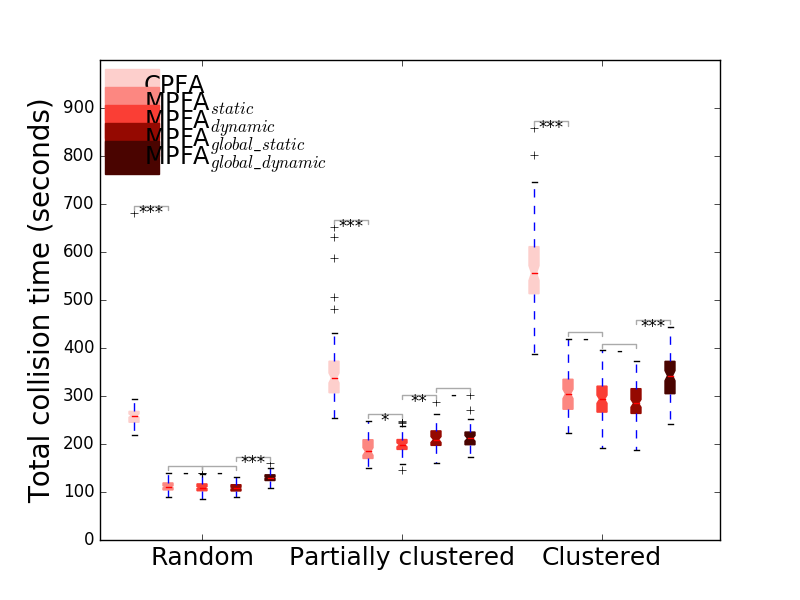

The script that saved this image:
import pdb
import numpy as np
import matplotlib.pyplot as plt
from pylab import *
#from scipy import stats
import scipy.stats

def get_data_from_file(filename):
    ''' read data from file into a list'''
    f = open(filename)
    filecontents = f.readlines()
    table = [line.strip('\n') for line in filecontents]
    f.close()
    return table

def get_multiple_data(files):
    datas=[]
    for f in files:
        data = get_data_from_file(f)
        result = compute_overall_collision_data(data)
        datas.append(result)
    return datas


def compute_overall_collision_data(datas):
    words=datas[0].replace(",","").split()
    if words[0]!='tags_collected':
        print "the data may not correct!"
        return
    collision=[]
    forage = [] 
    for line in datas[1:]:
        words =line.replace(",","").split()
        collision.append(float(words[1]))
        #forage.append(float(words[2]))
    #return np.array(collision), np.array(forage)
    return np.array(collision)

def compute_mean_std(fileNames):
    means, stds=[], []
    for fileName in fileNames:
        datas = get_data_from_file(fileName)
        collision, forage = compute_overall_collision_data(datas)
        #values = collision/(forage*60)
        values = collision
        mean, std = np.mean(values), np.std(values)
        means.append(mean)
        stds.append(std)
    return means, stds

def stars(p):
    #if p < 0.0001:
    #    return "****"
    #elif (p < 0.001):
    if (p < 0.001):
        return "***"
    elif (p < 0.01):
        return "**"
    elif (p < 0.05):
        return "*"
    else:
        return "-"

def plot_stars(handle, datas, ind, width):
    Y = np.array(datas).transpose()
    i = 0
    for y in Y:
        j = 1
        for idx in range(len(y)-1):
            y1 = y[idx]
            y2 = y[idx+1]
            z, p = scipy.stats.mannwhitneyu(y1, y2)
            p_value = p * 2
            s = stars(p)
    
            y_max = np.max(np.concatenate((y1, y2)))
            y_min = np.min(np.concatenate((y1, y2)))
    
            handle.annotate("", xy=(ind[i]+j*width, y_max), xycoords='data',
                xytext=(ind[i]+(j+1)*width, y_max), textcoords='data',
                arrowprops=dict(arrowstyle="-", ec='#aaaaaa',
                            connectionstyle="bar,fraction=0.2"))
            #handle.text(ind[i]+(j+0.5)*width, y_max + abs(y_max - y_min)*0.1, stars(p_value),
            handle.text(ind[i]+(j+0.5)*width, y_max, stars(p_value),
                horizontalalignment='center',
                verticalalignment='center') 
            j+=1
        i+=1

datas=[]
#CPFA
fileNames = ["random_CPFA_r24_tag384_10by10_iAntTagData.txt", "powerlaw_CPFA_r24_tag384_10by10_iAntTagData.txt", "cluster_CPFA_r24_tag384_10by10_iAntTagData.txt"]
#CPFA_means, CPFA_stds = compute_mean_std(fileNames)
#pdb.set_trace()
datas.append(get_multiple_data(fileNames))

#Static MPFA
fileNames = ["random_static_MPFA_n4_r24_tag384_10by10_iAntTagData.txt", "powerlaw_static_MPFA_n4_r24_tag384_10by10_iAntTagData.txt", "cluster_static_MPFA_n4_r24_tag384_10by10_iAntTagData.txt"]
#MPFA_means, MPFA_stds = compute_mean_std(fileNames)
datas.append(get_multiple_data(fileNames))

#Dynamic MPFA
fileNames = ["random_dynamic_MPFA_n4_r24_tag384_10by10_iAntTagData.txt", "powerlaw_MPFTD_n4_r24_tag384_10by10_iAntTagData.txt", "cluster_dynamic_MPFA_n4_r24_tag384_10by10_iAntTagData.txt"]
#dynamic_MPFA_means, dynamic_MPFA_stds=compute_mean_std(fileNames)
datas.append(get_multiple_data(fileNames))

#static K-means++
fileNames = ["random_static_K-means_n4_r24_tag384_10by10_iAntTagData.txt", "powerlaw_static_K-means_n4_r24_tag384_10by10_iAntTagData.txt", "cluster_static_K-means_n4_r24_tag384_10by10_iAntTagData.txt"]
#K_means_static_means, K_means_static_stds = compute_mean_std(fileNames)
datas.append(get_multiple_data(fileNames))

#K-means dynamic
fileNames = ["random_dynamic_K-means_n4_r24_tag384_10by10_iAntTagData.txt", "powerlaw_K-means_dynamical_n4_r24_tag384_10by10_iAntTagData.txt", "cluster_dynamic_K-means_n4_r24_tag384_10by10_iAntTagData.txt"]
#K_means_dynamic_means, K_means_dynamic_stds = compute_mean_std(fileNames)
datas.append(get_multiple_data(fileNames))

outputFile = open('linearReg_collision.txt', 'w+')
outputFile.write('Slope\t\t\t Intercept\t\t r-squared-value\t\t p-value\t\t stderr\r')
X= [0,1,2,3]


#Y1 = [CPFA_mean[0], nest2_mean[0], nest4_mean[0], nest8_mean[0]]
#Y2= [CPFA_mean[1], nest2_mean[1], nest4_mean[1], nest8_mean[1]]
#Y3= [CPFA_mean[2], nest2_mean[2], nest4_mean[2], nest8_mean[2]]
#YList = [Y1, Y2, Y3]

#for Y in YList:
#    slope, intercept, r_value, p_value, stderr = stats.linregress(X, Y)
#    outputFile.write(str(slope)+'\t\t'+str(intercept)+'\t\t'+str(r_value**2)+'\t\t'+str(p_value)+'\t\t'+str(stderr)+'\r')
#outputFile.close()

width=0.17
N=3
ind = np.arange(N)  # the x locations for the groups
#colors =['#e41a1c', '#377eb8', '#4daf4a', '#984ea3', '#ff7f00']
#colors =['#323232', '#666666', '#999999', '#b2b2b2', '#cccccc'] #gray scale
colors =['#fdcfcc', '#fc8781', '#fa3e35', '#950901', '#4a0400']


fig, axarr = plt.subplots()
Y=datas

counter=1
for y, color in zip(Y, colors):
    rect= axarr.boxplot(y,1, positions =ind+counter*width, patch_artist=True, widths=[0.05]*len(Y[0]))
    plt.setp(rect['boxes'], color=color)
    counter+=1
    print [np.median(ele) for ele in y]  

plot_stars(axarr, datas, ind, width)

plt.figtext(0.14, 0.85, '____',
            backgroundcolor=colors[0], color=colors[0], weight='roman',
            size='large') #size='x-small'
plt.figtext(0.18, 0.845, 'CPFA',
            color='black', weight='roman',
            size='x-large') #size='x-small'


plt.figtext(0.14, 0.82, '____',
            backgroundcolor=colors[1], color=colors[1], weight='roman',
            size='large') #size='x-small'
plt.figtext(0.18, 0.815, 'MPFA$_{static}$',
            color='black', weight='roman',
            size='x-large') #size='x-small'


plt.figtext(0.14, 0.79, '____',
            backgroundcolor=colors[2], color=colors[2], weight='roman',
            size='large') #size='x-small'
plt.figtext(0.18, 0.785, 'MPFA$_{dynamic}$',
            color='black', weight='roman',
            size='x-large') #size='x-small'


plt.figtext(0.14, 0.76, '____',
            backgroundcolor=colors[3], color=colors[3], weight='roman',
            size='large') #size='x-small'
plt.figtext(0.18, 0.755, 'MPFA$_{global\_static}$',
            color='black', weight='roman',
            size='x-large') #size='x-small'


plt.figtext(0.14, 0.73, '____',
            backgroundcolor=colors[4], color=colors[4], weight='roman',
            size='large') #size='x-small'
plt.figtext(0.18, 0.725, 'MPFA$_{global\_dynamic}$',
            color='black', weight='roman',
            size='x-large') #size='x-small'


# add some text for labels, title and axes ticks
axarr.set_ylabel('Total collision time (seconds)', fontsize=20)
#ax.set_title('Collision in each model', fontsize=20)
axarr.set_xlim(0, 3.1)
axarr.set_xticks(ind+3*width)
axarr.set_xticklabels( ('Random','Partially clustered', 'Clustered'), fontsize=18)
axarr.set_ylim([0, 1000])
axarr.set_yticks(np.arange(0, 1000, 100))
#plt.legend( (rect_CPFA[0], rect_MPFA[0], rect_dynamic_MPFA[0], rect_K_means_static[0], rect_K_means_dynamic[0]), ('CPFA', 'Static MPFA', 'Dynamic MPFA', 'Static K-means++', 'Dynamic K-means++'), loc=2, fontsize='12' )

def autolabel(rects):
    # attach some text labels
    for rect in rects:
        height = rect.get_height()
        ax.text(rect.get_x()+rect.get_width()/2., 0.6*height, '%d'%int(height),
                ha='center', va='bottom', color='white')


#autolabel(rect_CPFA)
#autolabel(rect_MPFA)
#autolabel(rect_dynamic_MPFA)
#autolabel(rect_K_means_static)
#autolabel(rect_K_means_dynamic)

savefig('2_boxplot_total_collision')
plt.show()
